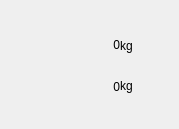
     <widget class="QWidget" name="scrollAreaWidgetContents_4">
      <property name="geometry">
       <rect>
        <x>0</x>
        <y>0</y>
        <width>179</width>
        <height>129</height>
       </rect>
      </property>
      <widget class="QLabel" name="weight_wet">
       <property name="geometry">
        <rect>
         <x>60</x>
         <y>70</y>
         <width>60</width>
         <height>33</height>
        </rect>
       </property>
       <property name="text">
        <string>0</string>
       </property>
       <property name="alignment">
        <set>Qt::AlignRight|Qt::AlignTrailing|Qt::AlignVCenter</set>
       </property>
      </widget>
      <widget class="QLabel" name="label_36">
       <property name="geometry">
        <rect>
         <x>0</x>
         <y>19</y>
         <width>40</width>
         <height>40</height>
        </rect>
       </property>
       <property name="styleSheet">
        <string notr="true">border-image: url(:/images/parameters/WeightDry.png);</string>
       </property>
       <property name="text">
        <string/>
       </property>
      </widget>
      <widget class="QLabel" name="weight_dry">
       <property name="geometry">
        <rect>
         <x>60</x>
         <y>28</y>
         <width>60</width>
         <height>33</height>
        </rect>
       </property>
       <property name="text">
        <string>0</string>
       </property>
       <property name="alignment">
        <set>Qt::AlignRight|Qt::AlignTrailing|Qt::AlignVCenter</set>
       </property>
      </widget>
      <widget class="QLabel" name="label_37">
       <property name="geometry">
        <rect>
         <x>0</x>
         <y>61</y>
         <width>40</width>
         <height>40</height>
        </rect>
       </property>
       <property name="styleSheet">
        <string notr="true">border-image: url(:/images/parameters/WeightWet.png);</string>
       </property>
       <property name="text">
        <string/>
       </property>
      </widget>
      <widget class="QLabel" name="label_81">
       <property name="geometry">
        <rect>
         <x>120</x>
         <y>30</y>
         <width>45</width>
         <height>31</height>
        </rect>
       </property>
       <property name="text">
        <string>kg</string>
       </property>
      </widget>
      <widget class="QLabel" name="label_82">
       <property name="geometry">
        <rect>
         <x>120</x>
         <y>70</y>
         <width>45</width>
         <height>31</height>
        </rect>
       </property>
       <property name="text">
        <string>kg</string>
       </property>
      </widget>
     </widget>
